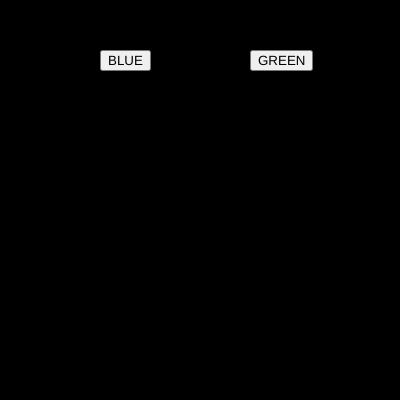
Frame 1 (no input)
Frame 60 (no input): identical to frame 1, image omitted
Frame 120 (the mouse pressed at the canvas centre since frame 60): identical to frame 1, image omitted

The p5.js sketch that drew this single still picture (run headless with seeded random() and noise() and a simulated clock; from frame 60 on, the mouse is pressed at the canvas centre):

// p5.js sketch
// ── sketch.js
var btn_red;
var btn_green;

var r = 0;
var g = 0;
var b = 0;

function setup() {
  createCanvas(400, 400);  
  btn_blue = createButton("BLUE");
  btn_blue.position(100,50);
  btn_blue.mousePressed(blue_bg)

  btn_green = createButton("GREEN");
  btn_green.position(250,50);
  btn_green.mousePressed(green_bg);

}
function blue_bg() {
  r = 0;
  g = 0;
  b = 250;
}

function green_bg() {
  r = 0;
  g = 255;
  b = 0;
}

function draw() {
  background(r,g,b);
}
